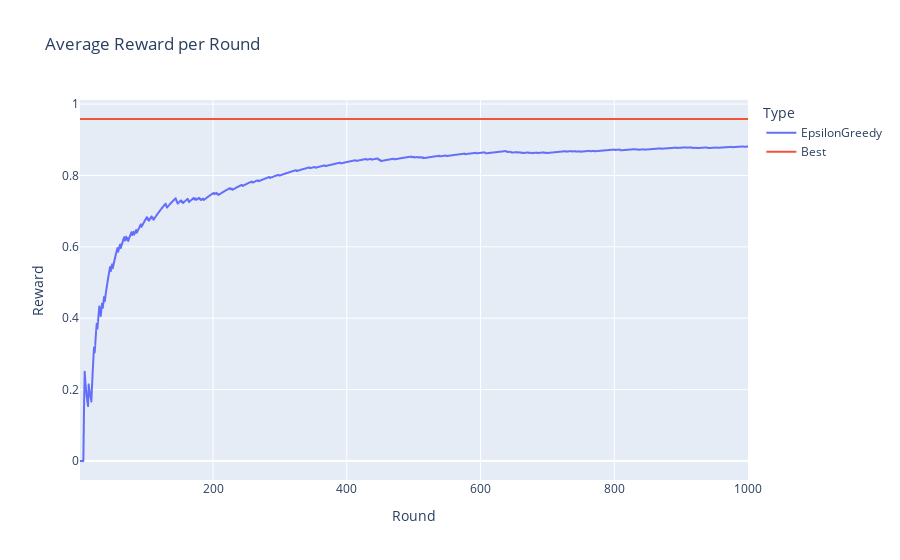

Notebook source saved alongside this figure:
### Code cell
epsilon_greedy_results = MABExperiment(
    num_arms=NUM_ARMS, 
    num_rounds=NUM_ROUNDS,
    algorithm=EpsilonGreedy(NUM_ARMS, 0.1),
    environment=env
).run()

### Figure 1 — Plotly figure (JSON) as saved in the notebook; plotly's stock layout.template omitted (floating-point values rounded to 4 significant figures; data arrays with more than 128 entries replaced by an {"elided": "..."} marker saying what was removed)
{"data": [{"hovertemplate": "Type=EpsilonGreedy<br>Round=%{x}<br>Reward=%{y}<extra></extra>", "legendgroup": "EpsilonGreedy", "line": {"color": "#636efa", "dash": "solid"}, "marker": {"symbol": "circle"}, "mode": "lines", "name": "EpsilonGreedy", "showlegend": true, "type": "scattergl", "x": {"elided": "1000 int values"}, "xaxis": "x", "y": {"elided": "1000 float values"}, "yaxis": "y"}, {"hovertemplate": "Type=Best<br>Round=%{x}<br>Reward=%{y}<extra></extra>", "legendgroup": "Best", "line": {"color": "#EF553B", "dash": "solid"}, "marker": {"symbol": "circle"}, "mode": "lines", "name": "Best", "showlegend": true, "type": "scattergl", "x": {"elided": "1000 int values"}, "xaxis": "x", "y": {"elided": "1000 float values"}, "yaxis": "y"}], "layout": {"legend": {"title": {"text": "Type"}, "tracegroupgap": 0}, "title": {"text": "Average Reward per Round"}, "xaxis": {"anchor": "y", "domain": [0, 1], "title": {"text": "Round"}}, "yaxis": {"anchor": "x", "domain": [0, 1], "title": {"text": "Reward"}}}}
